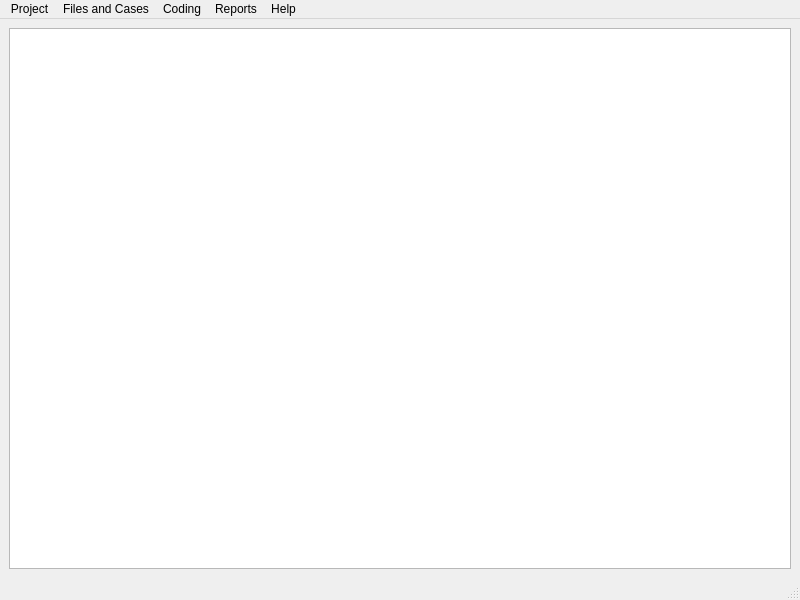
<?xml version="1.0" encoding="UTF-8"?>
<ui version="4.0">
 <class>MainWindow</class>
 <widget class="QMainWindow" name="MainWindow">
  <property name="geometry">
   <rect>
    <x>0</x>
    <y>0</y>
    <width>800</width>
    <height>600</height>
   </rect>
  </property>
  <property name="windowTitle">
   <string>QualCoder</string>
  </property>
  <widget class="QWidget" name="centralwidget">
   <layout class="QGridLayout" name="gridLayout">
    <item row="0" column="0">
     <widget class="QTextEdit" name="textEdit"/>
    </item>
   </layout>
  </widget>
  <widget class="QMenuBar" name="menubar">
   <property name="geometry">
    <rect>
     <x>0</x>
     <y>0</y>
     <width>800</width>
     <height>27</height>
    </rect>
   </property>
   <widget class="QMenu" name="menuProject">
    <property name="title">
     <string>Project</string>
    </property>
    <addaction name="actionCreate_New_Project"/>
    <addaction name="actionOpen_Project"/>
    <addaction name="actionClose_Project"/>
    <addaction name="actionProject_Memo"/>
    <addaction name="actionSettings"/>
    <addaction name="separator"/>
    <addaction name="actionREFI_Codebook_export"/>
    <addaction name="actionProject_Exchange_Export"/>
    <addaction name="actionREFI_Codebook_import"/>
    <addaction name="actionREFI_QDA_Project_import"/>
    <addaction name="separator"/>
    <addaction name="actionExit"/>
   </widget>
   <widget class="QMenu" name="menuFiles_and_Cases">
    <property name="title">
     <string>Files and Cases</string>
    </property>
    <addaction name="actionManage_files"/>
    <addaction name="actionManage_cases"/>
    <addaction name="actionManage_journals"/>
    <addaction name="actionImport_survey"/>
    <addaction name="actionManage_attributes"/>
   </widget>
   <widget class="QMenu" name="menuCoding">
    <property name="title">
     <string>Coding</string>
    </property>
    <addaction name="actionCodes"/>
    <addaction name="actionCode_image"/>
    <addaction name="actionCode_audio_video"/>
    <addaction name="actionView_Graph"/>
    <addaction name="actionExport_codebook"/>
   </widget>
   <widget class="QMenu" name="menuReports">
    <property name="title">
     <string>Reports</string>
    </property>
    <addaction name="actionCoding_reports"/>
    <addaction name="actionCoding_comparison"/>
    <addaction name="actionCode_frequencies"/>
    <addaction name="actionText_mining"/>
    <addaction name="actionSQL_statements"/>
   </widget>
   <widget class="QMenu" name="menuHelp">
    <property name="title">
     <string>Help</string>
    </property>
    <addaction name="actionContents"/>
    <addaction name="actionAbout"/>
   </widget>
   <addaction name="menuProject"/>
   <addaction name="menuFiles_and_Cases"/>
   <addaction name="menuCoding"/>
   <addaction name="menuReports"/>
   <addaction name="menuHelp"/>
  </widget>
  <widget class="QStatusBar" name="statusbar"/>
  <action name="actionCreate_New_Project">
   <property name="text">
    <string>Create New Project</string>
   </property>
  </action>
  <action name="actionOpen_Project">
   <property name="text">
    <string>Open Project</string>
   </property>
  </action>
  <action name="actionClose_Project">
   <property name="text">
    <string>Close Project</string>
   </property>
  </action>
  <action name="actionProject_Memo">
   <property name="text">
    <string>Project Memo</string>
   </property>
  </action>
  <action name="actionSettings">
   <property name="text">
    <string>Settings</string>
   </property>
  </action>
  <action name="actionExit">
   <property name="text">
    <string>Exit</string>
   </property>
  </action>
  <action name="actionManage_files">
   <property name="text">
    <string>Manage files</string>
   </property>
  </action>
  <action name="actionManage_cases">
   <property name="text">
    <string>Manage cases</string>
   </property>
  </action>
  <action name="actionFile_categories">
   <property name="text">
    <string>File categories</string>
   </property>
  </action>
  <action name="actionManage_journals">
   <property name="text">
    <string>Manage journals</string>
   </property>
  </action>
  <action name="actionCodes">
   <property name="text">
    <string>Code text</string>
   </property>
  </action>
  <action name="actionCategories">
   <property name="text">
    <string>Categories</string>
   </property>
  </action>
  <action name="actionCodebook">
   <property name="text">
    <string>Codebook</string>
   </property>
  </action>
  <action name="actionAssign_Attributes">
   <property name="text">
    <string>Assign Attributes</string>
   </property>
  </action>
  <action name="actionManage_Attributes">
   <property name="text">
    <string>Manage Attributes</string>
   </property>
  </action>
  <action name="actionImport_Attributes">
   <property name="text">
    <string>Import Attributes</string>
   </property>
  </action>
  <action name="actionCoding_reports">
   <property name="text">
    <string>Coding reports</string>
   </property>
  </action>
  <action name="actionCoding_summary">
   <property name="text">
    <string>Coding summary</string>
   </property>
  </action>
  <action name="actionSQL_statements">
   <property name="text">
    <string>SQL statements</string>
   </property>
  </action>
  <action name="actionContents">
   <property name="text">
    <string>Contents</string>
   </property>
  </action>
  <action name="actionAbout">
   <property name="text">
    <string>About</string>
   </property>
  </action>
  <action name="actionImport_survey">
   <property name="text">
    <string>Import survey</string>
   </property>
  </action>
  <action name="actionManage_attributes">
   <property name="text">
    <string>Manage attributes</string>
   </property>
  </action>
  <action name="actionFrequency_table">
   <property name="text">
    <string>Frequency table</string>
   </property>
  </action>
  <action name="actionCoding_comparison">
   <property name="text">
    <string>Coding comparison</string>
   </property>
  </action>
  <action name="actionText_mining">
   <property name="text">
    <string>Text mining</string>
   </property>
  </action>
  <action name="actionView_Graph">
   <property name="text">
    <string>View Graph</string>
   </property>
  </action>
  <action name="actionExport_codebook">
   <property name="text">
    <string>Export codebook</string>
   </property>
  </action>
  <action name="actionCode_image">
   <property name="text">
    <string>Code image</string>
   </property>
  </action>
  <action name="actionCode_frequencies">
   <property name="text">
    <string>Code frequencies</string>
   </property>
  </action>
  <action name="actionCoding_Matrix">
   <property name="text">
    <string>Coding Matrix</string>
   </property>
  </action>
  <action name="actionCode_audio_video">
   <property name="text">
    <string>Code audio/video</string>
   </property>
  </action>
  <action name="actionProject_Exchange_Export">
   <property name="text">
    <string>REFI-QDA Project export</string>
   </property>
   <property name="toolTip">
    <string>REFI-QDA Project export</string>
   </property>
  </action>
  <action name="actionREFI_Codebook_export">
   <property name="text">
    <string>REFI-QDA Codebook export</string>
   </property>
  </action>
  <action name="actionREFI_Codebook_import">
   <property name="text">
    <string>REFI-QDA Codebook import</string>
   </property>
  </action>
  <action name="actionREFI_QDA_Project_import">
   <property name="text">
    <string>REFI-QDA Project import</string>
   </property>
  </action>
 </widget>
 <resources/>
 <connections/>
</ui>
